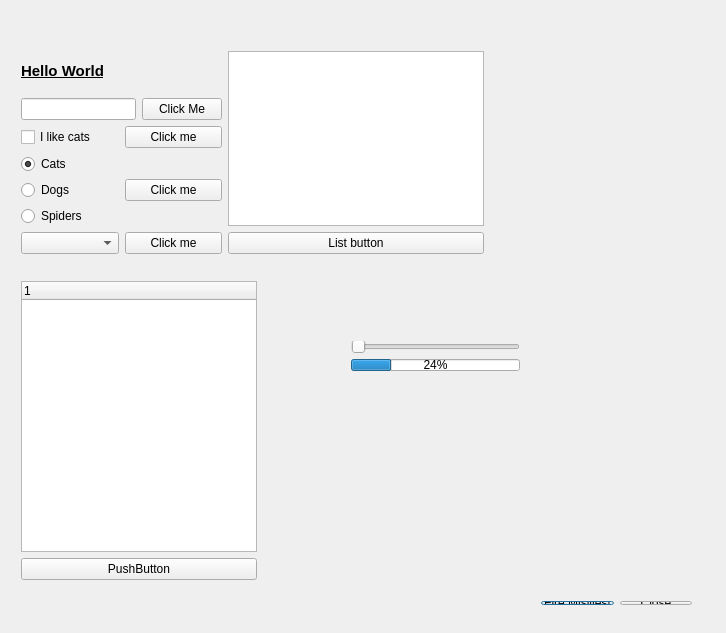
<?xml version="1.0" encoding="UTF-8"?>
<ui version="4.0">
 <class>Dialog</class>
 <widget class="QDialog" name="Dialog">
  <property name="geometry">
   <rect>
    <x>0</x>
    <y>0</y>
    <width>726</width>
    <height>633</height>
   </rect>
  </property>
  <property name="windowTitle">
   <string>Dialog</string>
  </property>
  <widget class="QWidget" name="layoutWidget">
   <property name="geometry">
    <rect>
     <x>530</x>
     <y>590</y>
     <width>173</width>
     <height>26</height>
    </rect>
   </property>
   <layout class="QHBoxLayout" name="horizontalLayout_3">
    <item>
     <widget class="QPushButton" name="pushButton">
      <property name="text">
       <string>Fire Misilles!</string>
      </property>
     </widget>
    </item>
    <item>
     <widget class="QPushButton" name="pushButton_4">
      <property name="text">
       <string>Close</string>
      </property>
     </widget>
    </item>
   </layout>
  </widget>
  <widget class="QWidget" name="layoutWidget">
   <property name="geometry">
    <rect>
     <x>10</x>
     <y>40</y>
     <width>485</width>
     <height>225</height>
    </rect>
   </property>
   <layout class="QHBoxLayout" name="horizontalLayout_6">
    <item>
     <layout class="QVBoxLayout" name="verticalLayout_4">
      <item>
       <layout class="QVBoxLayout" name="verticalLayout_3">
        <item>
         <widget class="QLabel" name="label">
          <property name="text">
           <string>&lt;html&gt;&lt;head/&gt;&lt;body&gt;&lt;p&gt;&lt;span style=&quot; font-size:11pt; font-weight:600; text-decoration: underline;&quot;&gt;Hello World&lt;/span&gt;&lt;/p&gt;&lt;/body&gt;&lt;/html&gt;</string>
          </property>
         </widget>
        </item>
        <item>
         <layout class="QVBoxLayout" name="verticalLayout">
          <item>
           <layout class="QHBoxLayout" name="horizontalLayout">
            <item>
             <widget class="QLineEdit" name="lineEdit">
              <property name="echoMode">
               <enum>QLineEdit::Password</enum>
              </property>
             </widget>
            </item>
            <item>
             <widget class="QPushButton" name="pushButton_2">
              <property name="text">
               <string>Click Me</string>
              </property>
             </widget>
            </item>
           </layout>
          </item>
          <item>
           <layout class="QHBoxLayout" name="horizontalLayout_2">
            <item>
             <widget class="QCheckBox" name="checkBox">
              <property name="text">
               <string>I like cats</string>
              </property>
             </widget>
            </item>
            <item>
             <widget class="QPushButton" name="pushButton_3">
              <property name="text">
               <string>Click me</string>
              </property>
             </widget>
            </item>
           </layout>
          </item>
         </layout>
        </item>
        <item>
         <layout class="QHBoxLayout" name="horizontalLayout_4">
          <item>
           <layout class="QVBoxLayout" name="verticalLayout_2">
            <item>
             <widget class="QRadioButton" name="radioButton">
              <property name="text">
               <string>Cats</string>
              </property>
              <property name="checked">
               <bool>true</bool>
              </property>
             </widget>
            </item>
            <item>
             <widget class="QRadioButton" name="radioButton_2">
              <property name="text">
               <string>Dogs</string>
              </property>
             </widget>
            </item>
            <item>
             <widget class="QRadioButton" name="radioButton_3">
              <property name="text">
               <string>Spiders</string>
              </property>
             </widget>
            </item>
           </layout>
          </item>
          <item>
           <widget class="QPushButton" name="pushButton_5">
            <property name="text">
             <string>Click me</string>
            </property>
           </widget>
          </item>
         </layout>
        </item>
       </layout>
      </item>
      <item>
       <layout class="QHBoxLayout" name="horizontalLayout_5">
        <item>
         <widget class="QComboBox" name="comboBox"/>
        </item>
        <item>
         <widget class="QPushButton" name="pushButton_6">
          <property name="text">
           <string>Click me</string>
          </property>
         </widget>
        </item>
       </layout>
      </item>
     </layout>
    </item>
    <item>
     <layout class="QVBoxLayout" name="verticalLayout_5">
      <item>
       <widget class="QListWidget" name="listWidget"/>
      </item>
      <item>
       <widget class="QPushButton" name="pushButton_7">
        <property name="text">
         <string>List button</string>
        </property>
       </widget>
      </item>
     </layout>
    </item>
   </layout>
  </widget>
  <widget class="QWidget" name="layoutWidget">
   <property name="geometry">
    <rect>
     <x>10</x>
     <y>270</y>
     <width>258</width>
     <height>321</height>
    </rect>
   </property>
   <layout class="QVBoxLayout" name="verticalLayout_6">
    <item>
     <widget class="QTreeWidget" name="treeWidget">
      <column>
       <property name="text">
        <string notr="true">1</string>
       </property>
      </column>
     </widget>
    </item>
    <item>
     <widget class="QPushButton" name="pushButton_8">
      <property name="text">
       <string>PushButton</string>
      </property>
     </widget>
    </item>
   </layout>
  </widget>
  <widget class="QWidget" name="">
   <property name="geometry">
    <rect>
     <x>340</x>
     <y>330</y>
     <width>191</width>
     <height>52</height>
    </rect>
   </property>
   <layout class="QVBoxLayout" name="verticalLayout_7">
    <item>
     <widget class="QSlider" name="horizontalSlider">
      <property name="orientation">
       <enum>Qt::Horizontal</enum>
      </property>
     </widget>
    </item>
    <item>
     <widget class="QProgressBar" name="progressBar">
      <property name="value">
       <number>24</number>
      </property>
     </widget>
    </item>
   </layout>
  </widget>
 </widget>
 <layoutdefault spacing="6" margin="11"/>
 <resources/>
 <connections/>
</ui>
